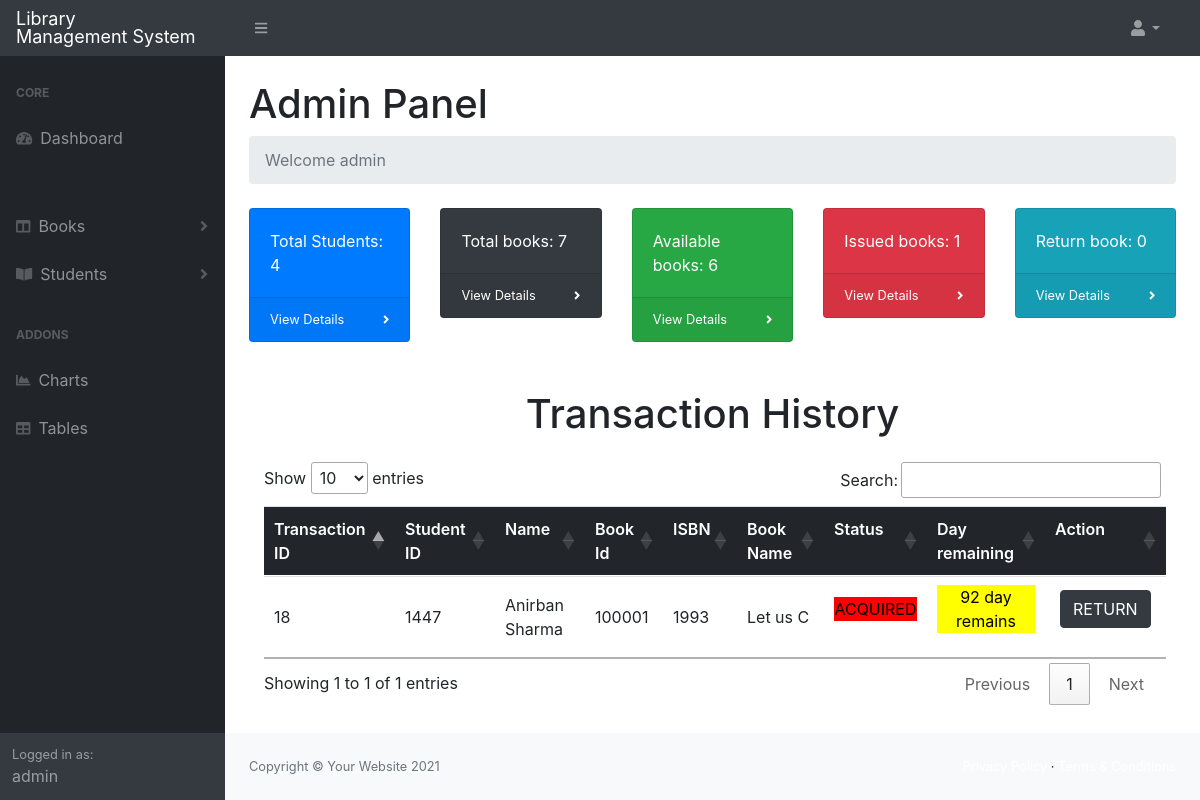
The app's page /admin/adminpanel.php (signed in) with its own data.
### tables this page shows
CREATE TABLE IF NOT EXISTS `book_issue` (
  `transaction_id` bigint(20) NOT NULL AUTO_INCREMENT,
  `b_id` int(11) NOT NULL,
  `s_id` int(11) NOT NULL,
  `issue_date` date NOT NULL,
  `return_date` date NOT NULL,
  `issue_status` varchar(5) NOT NULL,
  PRIMARY KEY (`transaction_id`),
  KEY `b_id` (`b_id`),
  KEY `s_id` (`s_id`)
);

CREATE TABLE IF NOT EXISTS `student` (
  `s_id` int(255) NOT NULL AUTO_INCREMENT,
  `s_name` varchar(2552) NOT NULL,
  `s_password` varchar(255) NOT NULL,
  `s_email` varchar(255) NOT NULL,
  `s_phone` int(255) NOT NULL,
  `s_address` varchar(255) NOT NULL,
  `department` varchar(255) NOT NULL,
  PRIMARY KEY (`s_id`)
);

CREATE TABLE IF NOT EXISTS `book_status` (
  `b_id` int(255) NOT NULL AUTO_INCREMENT,
  `isbn` varchar(30) NOT NULL,
  `status` tinyint(1) NOT NULL,
  PRIMARY KEY (`b_id`),
  KEY `isbn` (`isbn`)
);

CREATE TABLE IF NOT EXISTS `books` (
  `b_name` varchar(255) NOT NULL,
  `b_description` varchar(255) NOT NULL,
  `quantity` int(255) NOT NULL,
  `author` varchar(255) NOT NULL,
  `year` int(255) NOT NULL,
  `category` varchar(2552) NOT NULL,
  `isbn` int(30) NOT NULL,
  `photo` varchar(255) NOT NULL,
  `language` varchar(255) NOT NULL,
  PRIMARY KEY (`isbn`)
);

### admin/adminpanel.php (the view, shortened to what this page needs)
<?php
include '../connect.php';
include 'main.php';
$sql = ("SELECT COUNT(s_id) FROM student");
$rs = mysqli_query($con, $sql);
$sql2 = ("SELECT COUNT(b_id) FROM book_status");
$rs2 = mysqli_query($con, $sql2);
$result = mysqli_fetch_array($rs);
$result2 = mysqli_fetch_array($rs2);
$sql3 = ("SELECT COUNT(transaction_id) FROM book_issue where issue_status='ACQ'");
$result3 = mysqli_query($con, $sql3);
$total_issue_book = mysqli_fetch_array($result3);
$sql4 = ("SELECT count(b_id) FROM book_status where status = 0");
$result4 = mysqli_query($con, $sql4);
$available_book = mysqli_fetch_array($result4);
$sql5 = ("SELECT distinct count(b_id) FROM book_issue where issue_status='RET'");
$result5 = mysqli_query($con, $sql5);
$total_returned_book = mysqli_fetch_array($result5);
?>
<div class="row">
    <div class="col">
        <div class="card bg-primary text-white mb-4">
            <div class="card-body">Total Students: <?php echo $result[0]; ?> </div>
            <div class="card-footer d-flex align-items-center justify-content-between">
                <a class="small text-white stretched-link" href="viewstudent.php">View Details</a>
                <div class="small text-white"><i class="fas fa-angle-right"></i></div>
            </div>
        </div>
    </div>
    <div class="col">
        <div class="card bg-dark text-white mb-4">
            <div class="card-body">Total books: <?php echo $result2[0]; ?></div>
            <div class="card-footer d-flex align-items-center justify-content-between">
                <a class="small text-white stretched-link" href="viewbook.php">View Details</a>
                <div class="small text-white"><i class="fas fa-angle-right"></i></div>
            </div>
        </div>
    </div>
    <div class="col">
        <div class="card bg-success text-white mb-4">
            <div class="card-body">Available books: <?php echo $available_book[0]; ?></div>
            <div class="card-footer d-flex align-items-center justify-content-between">
                <a class="small text-white stretched-link" href="available.php">View Details</a>
                <div class="small text-white"><i class="fas fa-angle-right"></i></div>
            </div>
        </div>
    </div>
    <div class="col">
        <div class="card bg-danger text-white mb-4">
            <div class="card-body">Issued books: <?php echo $total_issue_book[0]; ?> </div>
            <div class="card-footer d-flex align-items-center justify-content-between">
                <a class="small text-white stretched-link" href="issuebook.php">View Details</a>
                <div class="small text-white"><i class="fas fa-angle-right"></i></div>
            </div>
        </div>
    </div>
    <div class="col">
        <div class="card bg-info text-white mb-4">
            <div class="card-body">Return book: <?php echo $total_returned_book[0]; ?></div>
            <div class="card-footer d-flex align-items-center justify-content-between">
                <a class="small text-white stretched-link" href="returnBook.php">View Details</a>
                <div class="small text-white"><i class="fas fa-angle-right"></i></div>
            </div>
        </div>
    </div>
</div>
<div class="container my-4" id="viewstudent">
    <h1 style="text-align: center;">Transaction History</h1>
</div>
<div class="container my-4">
    <table class="table" id="myTable">
        <thead class="thead">
            <tr>
                <td>Transaction ID</td>
                <td>Student ID</td>
                <td>Name</td>
                <td>Book Id</td>
                <td>ISBN</td>
                <td>Book Name</td>
                <td>Status</td>
                <td>Day remaining</td>
                <td>Action</td>
            </tr>
        </thead>
        <tbody>
            <?php
            $query = 'SELECT * FROM (((book_issue INNER JOIN student ON book_issue.s_id = student.s_id) INNER JOIN book_status ON book_issue.b_id = book_status.b_id )INNER JOIN books ON book_status.isbn=books.isbn) order by book_issue.return_date ASC';
            $result = mysqli_query($con, $query);
            while ($row = mysqli_fetch_array($result)) {
                $status = $row["issue_status"];
                $return_time = strtotime($row["return_date"]);
                $current_time = strtotime(date("Y-m-d"));
                $offset = 24 * 60 * 60;
                $remaining = $return_time - $current_time;
                $remaining_day = floor($remaining / $offset);
                $r_str = "";
                $r_status = "";
                $action = "";
                if ($status === "RET") {
                    $r_str = '<p style="text-align:center; color:white; background-color:green;">CLEAR</p>';
                    $r_status = '<p style="text-align:center; color:white; background-color:green;">RETURNED</p>';
                    $action = '<button class="btn btn-dark" disabled="disabled">RETURN</button>';
                } else {
                    $r_str = $remaining_day > 0 ? '<p style="text-align:center; color:black; background-color:yellow;">' . $remaining_day . " day remains</p>" : '<p style="text-align:center; color:black; background-color:red;">' . abs($remaining_day) . " day penalty</p>";
                    $r_status = '<p style="text-align:center; color:black; background-color:RED;">ACQUIRED</p>';
                    $action = '<button class="btn btn-dark"><a style="text-decoration:none;" href="returnBook.php?s_id=' . $row["s_id"] . '&& isbn=' . $row["isbn"] . '&& s_name=' . $row["s_name"] . '&& b_id=' . $row["b_id"] . '&& b_name=' . $row["b_name"] . '&& t_id=' . $row["transaction_id"] . '" class="action">RETURN</a></button>';
                }
                echo '
                <tr>
                    <td style="vertical-align:middle;">' . $row["transaction_id"] . '</td>
                    <td style="vertical-align:middle;">' . $row["s_id"] . '</td>
                    <td style="vertical-align:middle;">' . $row["s_name"] . '</td>
                    <td style="vertical-align:middle;">' . $row["b_id"] . '</td>
                    <td style="vertical-align:middle;">' . $row["isbn"] . '</td>
                    <td style="vertical-align:middle;">' . $row["b_name"] . '</td>
                    <td style="vertical-align:middle;">' . $r_status . '</td>
                    <td style="vertical-align:middle;">' . $r_str . '</td>
                    <td>' . $action . '</td>
                </tr>
    ';
            }
            ?>
        </tbody>
    </table>
</div>
</div>
</main>
<footer class="py-4 bg-light mt-auto">
    <div class="container-fluid px-4">
        <div class="d-flex align-items-center justify-content-between small">
            <div class="text-muted">Copyright &copy; Your Website 2021</div>
            <div>
                <a href="#">Privacy Policy</a>
                &middot;
                <a href="#">Terms &amp; Conditions</a>
            </div>
        </div>
    </div>
</footer>
</div>
</div>
</body>
</html>

### admin/main.php (style rules this page uses)
.thead { background-color: rgb(34, 37, 41); font-weight: 600; color: white; border-radius: 5rem; }
a { color: white; }
button { margin: 5px; }

### records on screen
book_issue: transaction_id "18", s.s_id "1447", s.s_name "Anirban Sharma", b.b_id "100001", books.isbn "1993", books.b_name "Let us C", issue_status "ACQUIRED"

### other values on screen
$name "admin"
$result[0] "4"
$result2[0] "7"
$available_book[0] "6"
$total_issue_book[0] "1"
$total_returned_book[0] "0"
